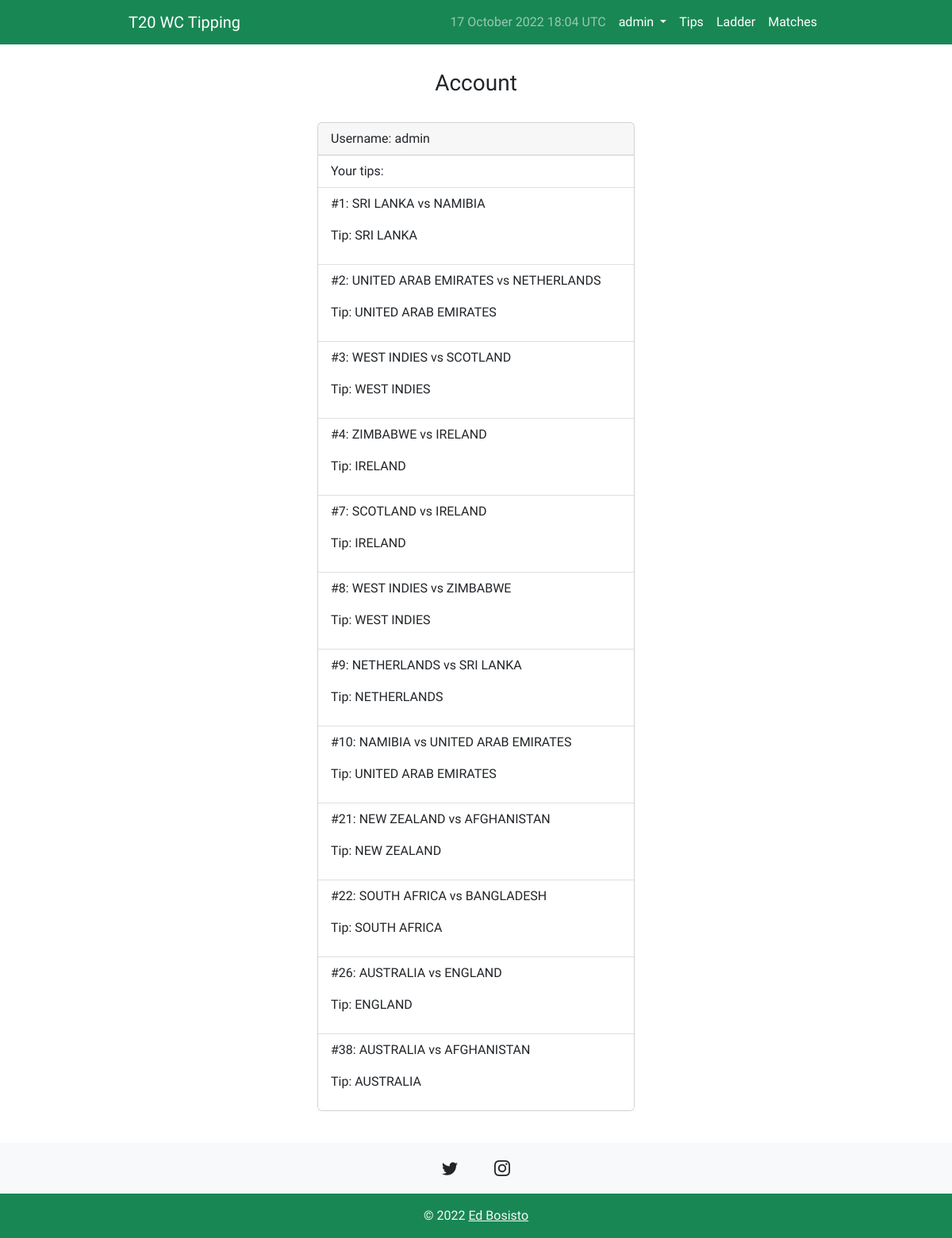
Page /account/ (signed in) on the earlier database version.
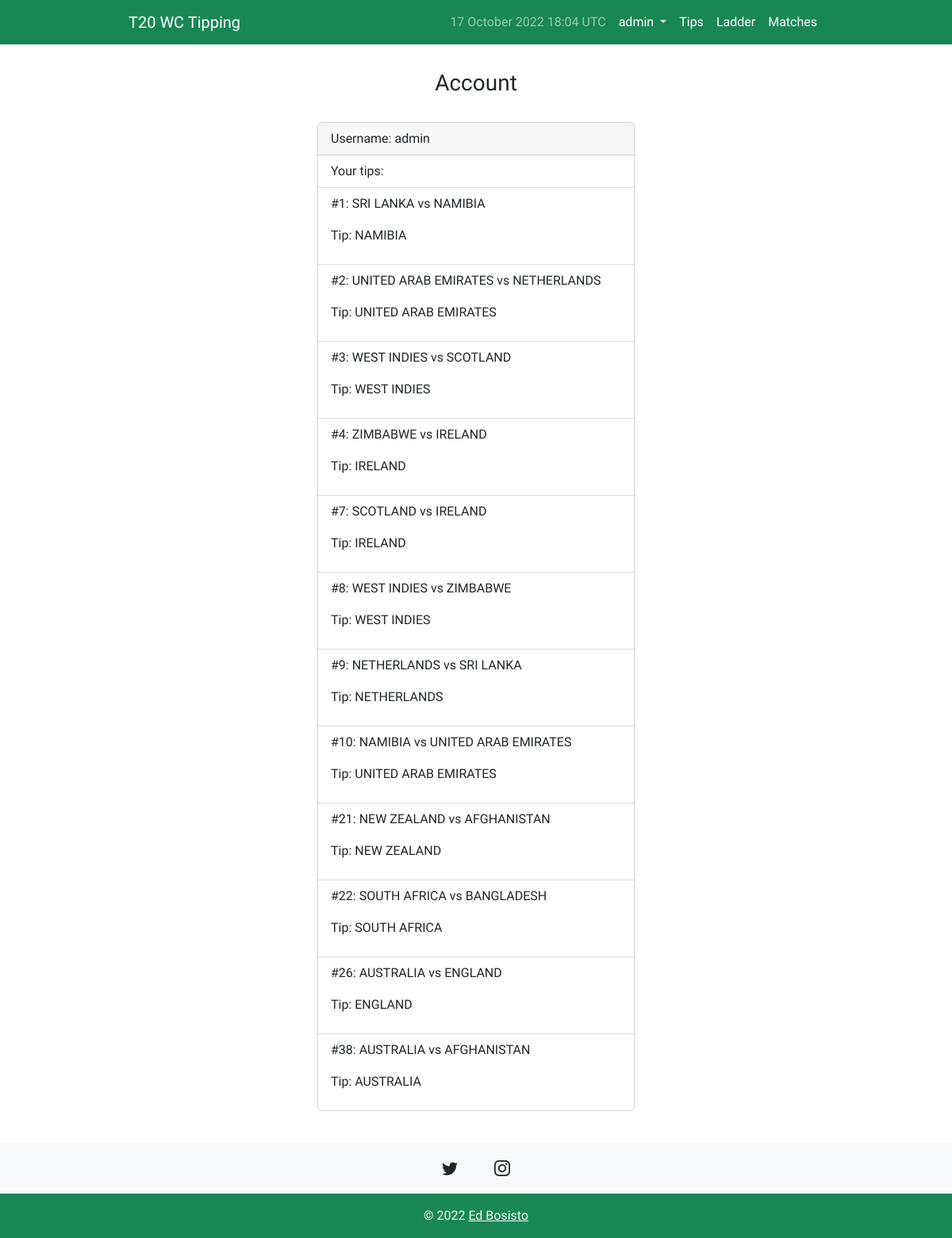
Same page on the later database version.
### tip/models.py (models this page shows)
class Tip(models.Model):
    user_id = models.ForeignKey(User, on_delete=models.CASCADE, related_name="user_id")
    match = models.ForeignKey(Match, on_delete=models.CASCADE, related_name="match")
    tip = models.ForeignKey(Team, on_delete=models.CASCADE, related_name="tip")
    updated = models.DateTimeField(auto_now=True)
    created = models.DateTimeField(auto_now_add=True)

class Match(models.Model):
    team1 = models.ForeignKey(Team, blank=True, null=True, on_delete=models.CASCADE, related_name="team1")
    team2 = models.ForeignKey(Team, blank=True, null=True, on_delete=models.CASCADE, related_name="team2")
    when = models.DateTimeField(blank=True, null=True)
    venue = models.ForeignKey(Venue, on_delete=models.CASCADE)
    winner = models.ForeignKey(Team, blank=True, null=True, on_delete=models.CASCADE, related_name="winner")

class Team(models.Model):
    name = models.CharField(max_length=200)
    ranking = models.PositiveIntegerField(default=None)
    matches_won = models.PositiveIntegerField(default=0)
    eliminated = models.BooleanField(default=False)
    def __str__(self):
        return self.name

### tip/views.py (the view)
# urls.py: path('account/', views.account, name="account"),
@login_required(login_url='login')
def account(request):
    user = request.user
    tips = Tip.objects.filter(user_id=user)
    matches = Match.objects.all()
    context = {
        "tips": tips,
        "matches": matches,
    }
    return render(request, "account.html", context)

### templates/account.html (shortened to what this page needs)
{% extends 'base.html' %}
{% block content %}
<h3>Account</h3>
<br>
<div class="h-100 d-flex align-items-center justify-content-center">
    <div class="card" id="card-account">
        <div class="card-header">
        Username: {{ request.user }}
        </div>
        <ul class="list-group list-group-flush">
        <li class="list-group-item">Your tips:</li>
        {% for match in matches %}
            {% for tip in tips %}
                {% if tip.match == match %}
                    <li class="list-group-item"><p>#{{ match.id }}: {{match.team1}} vs {{match.team2}}</p> <p>Tip: {{ tip.tip }}</p></li>
                {% endif %}
            {% endfor %}
        {% endfor %}
        </ul>
    </div>
</div>
{% endblock content %}

### templates/base.html (shortened to what this page needs)
<!DOCTYPE html>
<html lang="en">
  <head>
    <link href="https://cdn.jsdelivr.net/npm/bootstrap@5.2.2/dist/css/bootstrap.min.css" rel="stylesheet">
    <link rel="stylesheet" href="https://cdn.jsdelivr.net/npm/bootstrap-icons@1.9.1/font/bootstrap-icons.css">
    {% load static %}
    <link rel="stylesheet" href="{% static '/css/main.css' %}">
    <link rel="stylesheet" href="{% static '/js/app.js' %}">
  </head>
  <body>
    {% block navbar %}
    <nav class="navbar navbar-expand-lg navbar-dark bg-success">
      <div class="container w-75">
        <a class="navbar-brand" href="{% url 'home' %}">T20 WC Tipping</a>
        <div class="collapse navbar-collapse" id="navbarNavDropdown">
          <ul class="navbar-nav ms-auto">
            <li class="nav-item">
              <a class="nav-link" aria-current="page" href="">{% now "j F Y H:i" %} UTC</a>
            </li>
            {% if request.user.is_authenticated %}
            <li class="nav-item dropdown">
              <a
                class="nav-link dropdown-toggle active"
                href="#"
                id="navbarDropdownMenuLink"
                role="button"
                data-bs-toggle="dropdown"
                aria-expanded="false"
              >
                {{ request.user }}
              </a>
            </li>
            {% else %}
            <li class="nav-item">
              <a class="nav-link active" aria-current="page" href="{% url 'login' %}">Login</a>
            </li>
            {% endif %}
            <li class="nav-item">
              <a class="nav-link active" aria-current="page" href="{% url 'tips' %}">Tips</a>
            </li>
            <li class="nav-item">
              <a class="nav-link active" href="{% url 'ladder' %}">Ladder</a>
            </li>
            <li class="nav-item">
              <a class="nav-link active" href="{% url 'matches' %}">Matches</a>
            </li>
          </ul>
        </div>
      </div>
    </nav>
    {% endblock %}
    <div class="container w-75" id="alerts">
    </div>
    <div class="container w-75" id="content">
    {% block content %}
    {% endblock content %}
    </div>
    {% block footer %}
    <footer class="text-center text-white bg-light">
        <div class="pt-1">
          <section class="mb-1">
            <a
              class="btn btn-link btn-floating btn-lg text-dark m-1"
              href="https://twitter.com/edbosisto"
              role="button"
              data-mdb-ripple-color="dark"
              ><i class="bi bi-twitter"></i
            ></a>
            <a
              class="btn btn-link btn-floating btn-lg text-dark m-1"
              href="https://www.instagram.com/edbosisto/"
              role="button"
              data-mdb-ripple-color="dark"
              ><i class="bi bi-instagram"></i
            ></a>
          </section>
        </div>
        <div class="text-center text-light p-3 bg-success"">
          © {% now 'Y' %}
          <a class="text-light" href="https://twitter.com/edbosisto">Ed Bosisto</a>
        </div>
      </footer>
    {% endblock footer %}
</body>
</html>

### templates/static/css/main.css (style rules this page uses)
:root { --bg-main: rgb(223, 172, 45); --bg-grey: #EEEEEE; --br-green: green; }
html { position: relative; min-height: 100%; }
h1, h2, h3, h4, h5, h6 { font-family: 'Ubuntu', sans-serif; text-align: center; }
body { font-family: 'Ubuntu', sans-serif; font-weight: 400; padding-bottom: 5rem; }
#alerts { padding-top: 2rem; }
#card-account { width: 25rem; }
#content { padding-bottom: 5rem; }
footer { position: absolute; bottom: 0; width: 100%; }

Differences in the rows shown:
changed Tip: tip "SRI LANKA" → "NAMIBIA"
